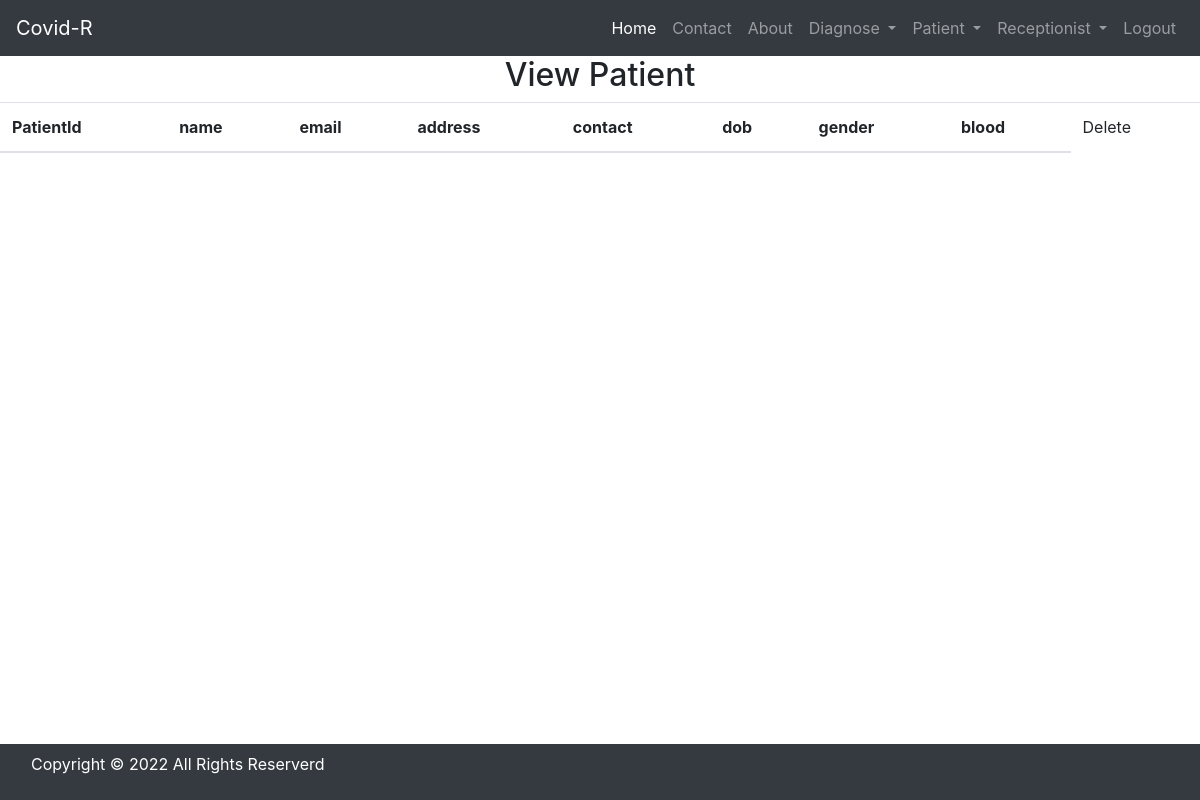
Before: //view-patient/ (signed in) with the older database file.
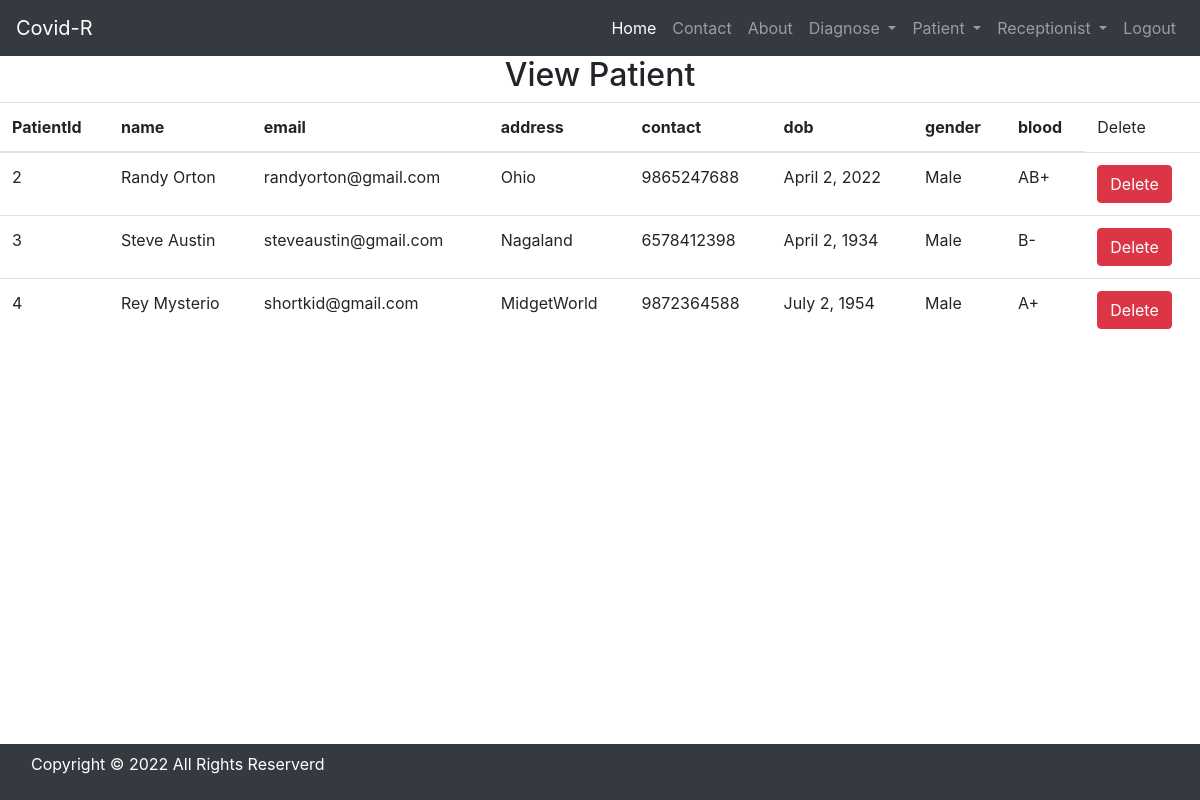
After: the same page with the newer database file.
### prescription/models.py (models this page shows, shortened)
class Patient(models.Model):
    name = models.CharField('Patient Name',max_length=30)
    email = models.EmailField('Email' ,max_length = 90)
    address = models.CharField('Address',max_length = 50)
    contact = models.IntegerField('Contact', validators = [MaxValueValidator(9999999999)])
    dob = models.DateField('Date of Birth')
    gender = models.CharField('Gender',max_length = 20, choices=GENDER)
    blood = models.CharField('Blood',max_length = 10,choices=BLOOD)

### prescription/views.py (the view)
# urls.py: path("/view-patient/", ViewPatient.as_view(), name="viewpatient"),
class ViewPatient(DoctorRequiredMixin, TemplateView):
    template_name = "view_patient.html"
    def get_context_data(self, **kwargs):
        context = super().get_context_data(**kwargs)
        patient = Patient.objects.all()
        context['patient'] = patient
        return context

### prescription/views.py (called while the page is built)
    def dispatch(self, request, *args, **kwargs):
        if request.user.is_authenticated and Doctor.objects.filter(user=request.user).exists():
            pass
        else:
            return redirect("/doctorlogin/")
        return super().dispatch(request, *args, **kwargs)

### prescription/templates/view_patient.html
{% include 'base.html' %}
{% include 'doctor_nav.html' %}
{% block content %}
{% include 'base.html' %}
<div>
    <h2 class="text-center"> View Patient </h2>
    <table id="example" class="table table-hover">
        <thead>
            <tr>
                <th>PatientId</th>
                <th>name</th>
                <th>email</th>
                <th>address</th>
                <th>contact</th>
                <th>dob</th>
                <th>gender</th>
                <th>blood</th>
                <td>Delete</td>
            </tr>
        </thead>
        <tbody>
            {% for i in patient %}
            <tr>
                <td>{{i.id}}</td>
                <td>{{i.name}}</td>
                <td>{{i.email}}</td>
                <td>{{i.address}}</td>
                <td>{{i.contact}}</td>
                <td>{{i.dob}}</td>
                <td>{{i.gender}}</td>
                <td>{{i.blood}}</td>
                <td><a href="{% url 'prescription:managecompare' i.id %}?action=rmv" onclick="return confirm('Are you sure you want to delete?')" class="btn btn-danger">Delete</a></td>
            </tr>
            {% endfor %}
        </tbody>
    </table>
</div>
{% endblock content %}
{% include 'footer.html' %}

### prescription/templates/base.html (shortened to what this page needs)
{% load static %}
<!DOCTYPE html>
<html>
    <head>
        <link rel="stylesheet" href="https://maxcdn.bootstrapcdn.com/bootstrap/4.5.2/css/bootstrap.min.css">
  <link rel="stylesheet" href="https://use.fontawesome.com/releases/v5.7.0/css/all.css"
  <link rel="stylesheet" type="text/css" href="css/mystyle.css">
  <link rel="stylesheet" href="https://cdn.datatables.net/1.11.4/css/jquery.dataTables.min.css" />
  <link rel="stylesheet" href="https://cdn.datatables.net/buttons/2.2.2/css/buttons.dataTables.min.css"/>
        <link rel="stylesheet" href="">
    </head>
    <body>
    </body>
</html>

### prescription/templates/doctor_nav.html (shortened to what this page needs)
<nav class="navbar navbar-expand-lg navbar-dark bg-dark">
    <a class="navbar-brand" href="#">Covid-R</a>
    <div class="collapse navbar-collapse" id="navbarSupportedContent">
      <ul class="navbar-nav ml-auto">
        <li class="nav-item active">
          <a class="nav-link" href="{% url 'prescription:doctordashboard' %}">Home <span class="sr-only">(current)</span></a>
        </li>
        <li class="nav-item">
          <a class="nav-link" href="{% url 'prescription:contact' %}">Contact</a>
        </li>
        <li class="nav-item">
            <a class="nav-link" href="{% url 'prescription:about' %}">About</a>
          </li>
          <li class="nav-item dropdown">
            <a class="nav-link dropdown-toggle" href="#" id="navbarDropdown" role="button" data-toggle="dropdown" aria-haspopup="true" aria-expanded="false">
              Diagnose
            </a>
            <li class="nav-item dropdown">
              <a class="nav-link dropdown-toggle" href="#" id="navbarDropdown" role="button" data-toggle="dropdown" aria-haspopup="true" aria-expanded="false">
                Patient
              </a>
               </li>
            <li class="nav-item dropdown">
              <a class="nav-link dropdown-toggle" href="#" id="navbarDropdown" role="button" data-toggle="dropdown" aria-haspopup="true" aria-expanded="false">
                Receptionist
              </a>
          <li class="nav-item">
            <a class="nav-link" href="{% url 'prescription:doctorlogout' %}">Logout</a>
          </li>
        </li>
      </ul>
    </div>
  </nav>

### prescription/templates/footer.html
<nav class="navbar navbar-expand-sm bg-dark navbar-dark fixed-bottom">
<div class="footer-bottom">
    <div class="container">
        <div class="row">
            <div class="col-sm-12 text-center ">
                <div class="copyright-text text-center">
                    <p class="text-white text-center">Copyright &copy; 2022 All Rights Reserverd</p>
                    </div>
                </div>
            </div>
        </div>
    </div>
</nav>

Changed rows visible on the page:
added Patient: id "2", name "Randy Orton", email "randyorton@gmail.com", address "Ohio", contact "9865247688", dob "April 2, 2022", gender "Male", blood "AB+"
added Patient: id "3", name "Steve Austin", email "steveaustin@gmail.com", address "Nagaland", contact "6578412398", dob "April 2, 1934", gender "Male", blood "B-"
added Patient: id "4", name "Rey Mysterio", email "shortkid@gmail.com", address "MidgetWorld", contact "9872364588", dob "July 2, 1954", gender "Male", blood "A+"
